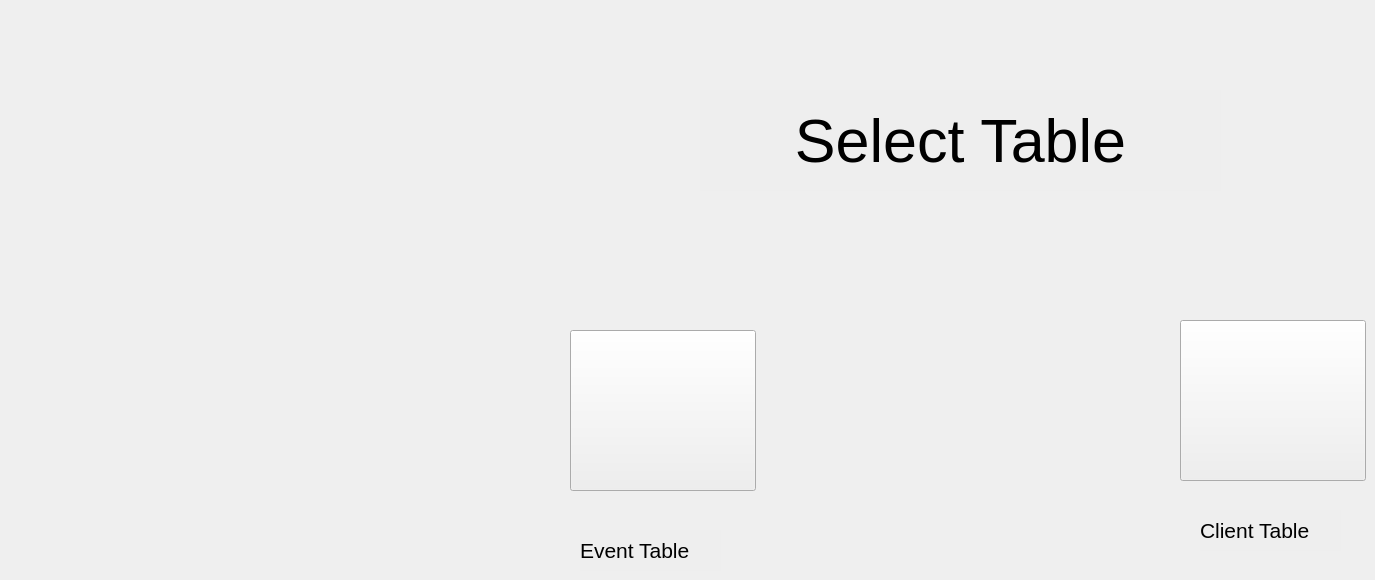
    <widget class="QWidget" name="afterloginforRECEPTIONIST">
     <widget class="QPushButton" name="R_login_clientbutton">
      <property name="geometry">
       <rect>
        <x>1180</x>
        <y>320</y>
        <width>186</width>
        <height>161</height>
       </rect>
      </property>
      <property name="font">
       <font>
        <pointsize>26</pointsize>
       </font>
      </property>
      <property name="styleSheet">
       <string notr="true">border-image: url(:/man.png);</string>
      </property>
      <property name="text">
       <string/>
      </property>
     </widget>
     <widget class="QPushButton" name="R_login_eventbutton">
      <property name="geometry">
       <rect>
        <x>570</x>
        <y>330</y>
        <width>186</width>
        <height>161</height>
       </rect>
      </property>
      <property name="font">
       <font>
        <pointsize>26</pointsize>
       </font>
      </property>
      <property name="styleSheet">
       <string notr="true">border-image: url(:/concert.png);
</string>
      </property>
      <property name="text">
       <string/>
      </property>
     </widget>
     <widget class="QLabel" name="label_66">
      <property name="geometry">
       <rect>
        <x>700</x>
        <y>90</y>
        <width>521</width>
        <height>101</height>
       </rect>
      </property>
      <property name="font">
       <font>
        <pointsize>46</pointsize>
       </font>
      </property>
      <property name="styleSheet">
       <string notr="true">background-color: rgb(128, 128, 128, 0.01);</string>
      </property>
      <property name="text">
       <string>Select Table</string>
      </property>
      <property name="alignment">
       <set>Qt::AlignCenter</set>
      </property>
     </widget>
     <widget class="QLabel" name="label_9">
      <property name="geometry">
       <rect>
        <x>580</x>
        <y>530</y>
        <width>141</width>
        <height>41</height>
       </rect>
      </property>
      <property name="font">
       <font>
        <pointsize>16</pointsize>
       </font>
      </property>
      <property name="styleSheet">
       <string notr="true">background-color: rgb(128, 128, 128, 0.01);</string>
      </property>
      <property name="text">
       <string>Event Table</string>
      </property>
     </widget>
     <widget class="QLabel" name="label_79">
      <property name="geometry">
       <rect>
        <x>1200</x>
        <y>510</y>
        <width>141</width>
        <height>41</height>
       </rect>
      </property>
      <property name="font">
       <font>
        <pointsize>16</pointsize>
       </font>
      </property>
      <property name="styleSheet">
       <string notr="true">background-color: rgb(128, 128, 128, 0.01);</string>
      </property>
      <property name="text">
       <string>Client Table</string>
      </property>
     </widget>
    </widget>
